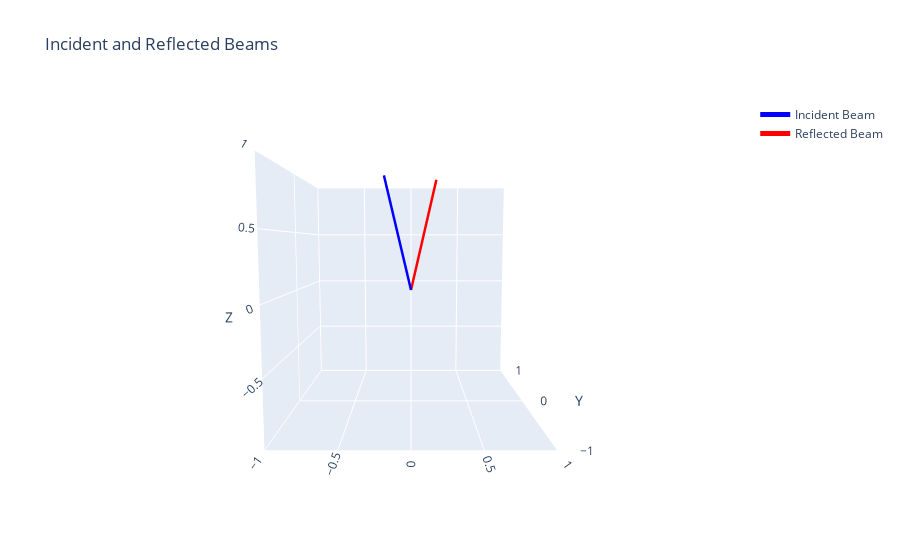

Notebook cell for this chart:
### Code cell
run(laser_azimuth, laser_polar, mirror_roll, mirror_pitch, mirror_yaw, intersection_plane_roll, intersection_plane_pitch, intersection_plane_yaw, intersection_plane_point)

### Figure 1 — Plotly figure (JSON) as saved in the notebook; plotly's stock layout.template omitted (floating-point values rounded to 4 significant figures)
{"data": [{"line": {"color": "blue", "width": 5}, "mode": "lines", "name": "Incident Beam", "type": "scatter3d", "x": [-0.2241, 0], "y": [-0.1294, 0], "z": [0.9659, 0]}, {"line": {"color": "red", "width": 5}, "mode": "lines", "name": "Reflected Beam", "type": "scatter3d", "x": [0, 0.2241], "y": [0, 0.1294], "z": [0, 0.9659]}], "layout": {"scene": {"aspectmode": "cube", "camera": {"eye": {"x": 0, "y": -2, "z": 0.2}}, "xaxis": {"range": [-1, 1], "title": {"text": "X"}}, "yaxis": {"range": [-1, 1], "title": {"text": "Y"}}, "zaxis": {"range": [-1, 1], "title": {"text": "Z"}}}, "title": {"text": "Incident and Reflected Beams"}}}
